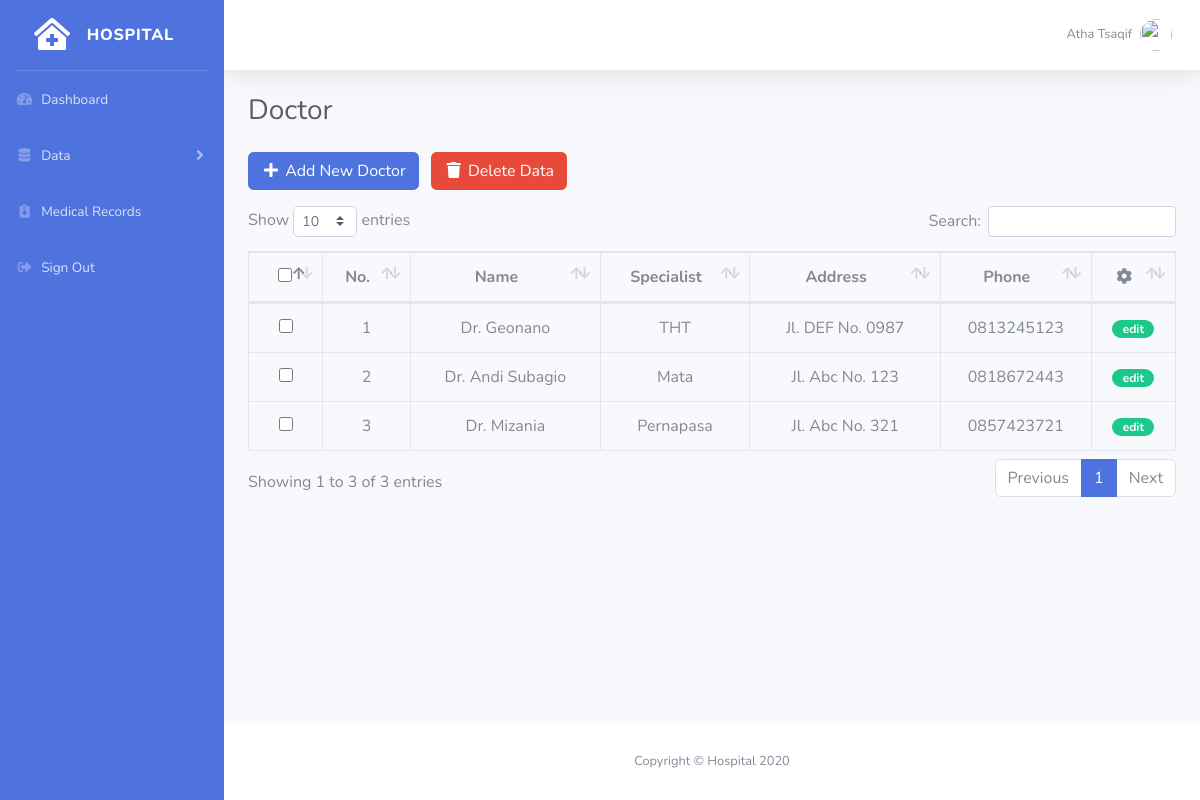
/doctor/data.php (signed in), run on the app's committed database.
### tables this page shows
CREATE TABLE `tb_dokter` (
  `id_dokter` varchar(50) NOT NULL,
  `nama_dokter` varchar(80) NOT NULL,
  `spesialis` varchar(50) NOT NULL,
  `alamat` text NOT NULL,
  `no_telp` varchar(15) NOT NULL
);

### doctor/data.php (the view, shortened to what this page needs)
<?php include_once('../_header.php') ?>
<div class="box">
	<h1 class="h3 mb-0 text-gray-800 mb-4">Doctor</h1>
	<a href="add.php" class="btn btn-primary mb-3"><i class="fas fa-fw fa-plus"> </i> Add New Doctor</a>
	<button class="btn btn-danger mb-3 ml-2" onclick="hapus()"><i class="fas fa-fw fa-trash"></i> Delete Data</button>
	<form method="post" name="proses">
		<div class="table-responsive">
			<table class="table table-hover table-bordered" id="dataTable">
				<thead>
					<tr>
						<th class="text-center" width="15px">
							<input type="checkbox" id="select_all" value="" style="margin-left: 17px; width: 14px; height: 14px">
						</th>
						<th class="text-center">No.</th>
						<th class="text-center">Name</th>
						<th class="text-center">Specialist</th>
						<th class="text-center">Address</th>
						<th class="text-center">Phone</th>
						<th class="text-center"><i class="fas fa-fw fa-cog"></i></th>
					</tr>
				</thead>
				<tbody>
					<?php
					$no = 1;
					$sql_poli = mysqli_query($con, "SELECT * FROM tb_dokter") or die (mysqli_error($con));
					while ($data = mysqli_fetch_array($sql_poli)) { ?>
					<tr>
						<td class="text-center">
							<input type="checkbox" name="checked[]" class="check" value="<?= $data['id_dokter'] ?>" style="width: 14px; height: 14px">
						</td>
						<td class="text-center"><?= $no++ ?></td>
						<td class="text-center"><?= $data['nama_dokter'] ?></td>
						<td class="text-center"><?= $data['spesialis'] ?></td>
						<td class="text-center"><?= $data['alamat'] ?></td>
						<td class="text-center"><?= $data['no_telp'] ?></td>
						<td class="text-center">
							<a href="edit.php?id=<?= $data['id_dokter'] ?>" class="badge badge-pill badge-success">&nbsp;edit&nbsp;</a>
						</td>
					</tr>
					<?php
					}
					?>
				</tbody>
			</table>
		</div>
	</form>
</div>
<?php include_once('../_footer.php') ?>

### data on the page
tb_dokter: nama_dokter "Dr. Geonano", spesialis "THT", alamat "Jl. DEF No. 0987", no_telp "0813245123"
tb_dokter: nama_dokter "Dr. Andi Subagio", spesialis "Mata", alamat "Jl. Abc No. 123", no_telp "0818672443"
tb_dokter: nama_dokter "Dr. Mizania", spesialis "Pernapasa", alamat "Jl. Abc No. 321", no_telp "0857423721"
